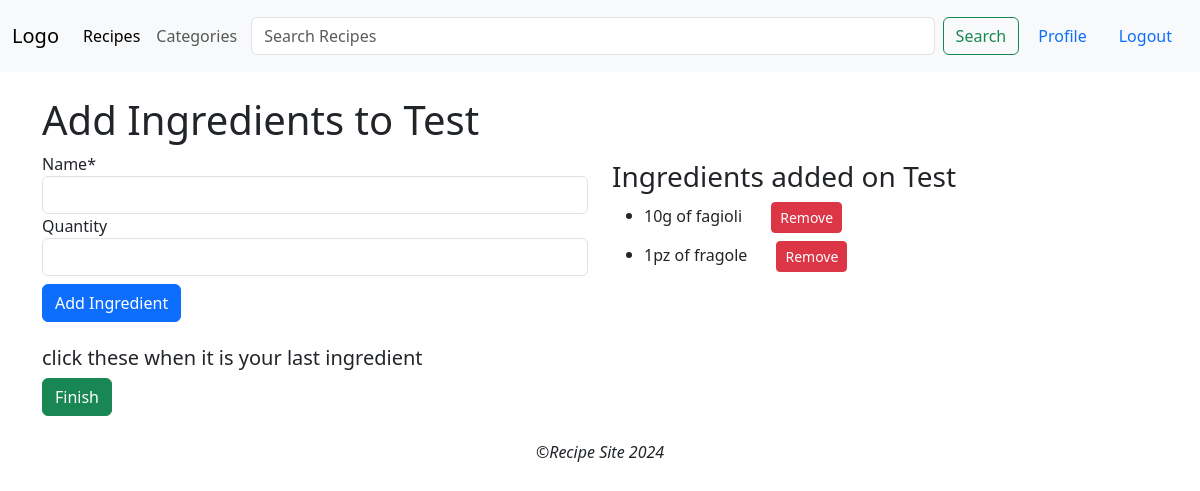
The page /recipes/create/ingredients/9 (signed in) on the database as committed earlier.
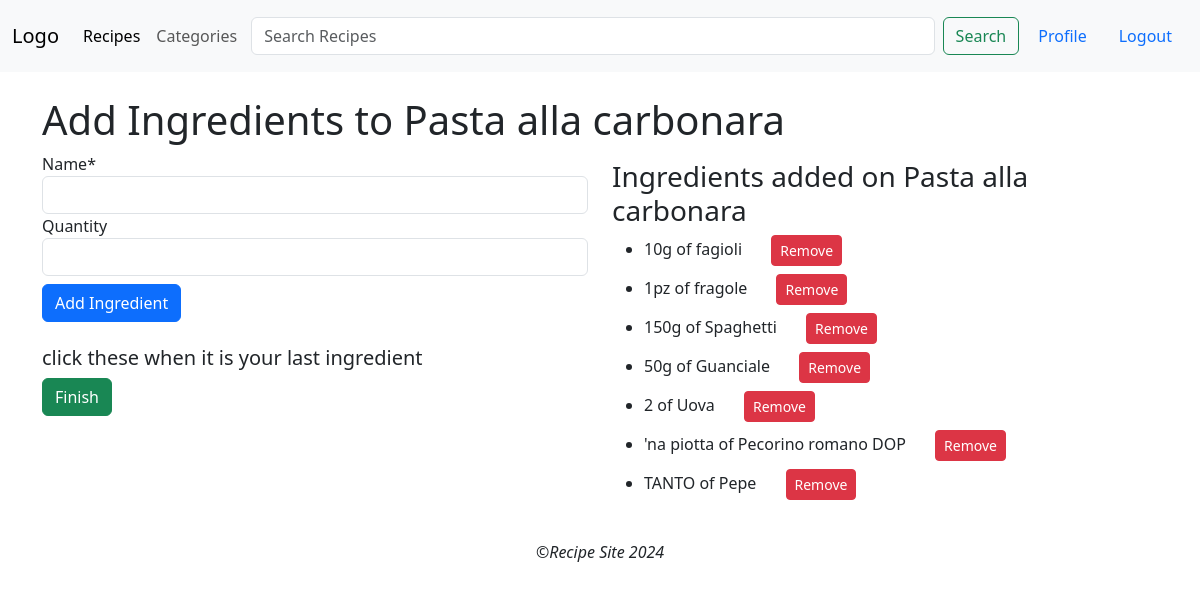
The same page on the database as committed later.
### recipes/models.py (models this page shows, shortened)
class Recipe(models.Model):
    DIFFICULTY_LEVELS = [
        (1, 'Very Easy'),
        (2, 'Easy'),
        (3, 'Medium'),
        (4, 'Hard'),
        (5, 'Very Hard'),
    ]
    image = models.ImageField(default='default.jpg', upload_to='recipesPics')
    title = models.CharField(max_length=100)
    description = models.TextField()
    content = models.TextField()
    date_posted = models.DateTimeField(default=timezone.now)
    author = models.ForeignKey(User, on_delete=models.CASCADE)
    difficulty = models.IntegerField(choices=DIFFICULTY_LEVELS, default=3)
    portions = models.IntegerField()
    cooking_time = models.IntegerField()
    ingredients = models.ManyToManyField(Ingredient, related_name='recipes')
    slug = models.SlugField(max_length=100, unique=True, blank=True)
    category = ManyToManyField(Category)
    likes = models.ManyToManyField(User, related_name='likes', blank=True)

class Ingredient(models.Model):
    recipe = models.ForeignKey('Recipe', on_delete=models.CASCADE, null=True)
    name = models.CharField(max_length=250)
    quantity = models.CharField(max_length=250, blank=True, null=True)
    class Meta:
        app_label = 'recipes'

### recipes/views.py (the view, shortened to what this page needs)
# urls.py: path('recipes/create/ingredients/<int:pk>', CreateIngredientView.as_view(), name='recipesCreateIngredient'),
class CreateIngredientView(LoginRequiredMixin, CreateView):
    model = Ingredient
    form_class = IngredientForm
    template_name = 'recipes/addIngredients.html'
    def dispatch(self, *args, **kwargs):  # per ulteriore controllo  verifica se esiste una ricetta con il pk fornito
        self.recipe = get_object_or_404(Recipe, pk=self.kwargs['pk'])
        if self.recipe.author != self.request.user:
            messages.error(self.request, 'You do not have permission to add ingredients.')
            return redirect('home')  # Redirect to some error page or login page
        return super().dispatch(*args, **kwargs)
    def get_context_data(self, **kwargs):  # Passa la ricetta al contesto del template in modo che possa essere
        context = super().get_context_data(**kwargs)
        context['recipe'] = self.recipe
        context['ingredients'] = Ingredient.objects.filter(recipe=self.recipe)
        return context

### recipes/forms.py
class IngredientForm(forms.ModelForm):
    class Meta:
        model = Ingredient
        fields = ['name', 'quantity']

### templates/recipes/addIngredients.html (shortened to what this page needs)
{% extends 'recipes/base.html' %}
{% load static %}
{% load crispy_forms_filters %}
{% load crispy_forms_tags %}
{% block content %}
<h1>Add Ingredients to {{ recipe.title }}</h1>
    <div class="row">
        <div class="col-6 formPlace">
            <form action="{% url 'recipesCreateIngredient' pk=recipe.pk %}" method="post">
                {{ form|crispy }}
                <button class="mt-2 btn btn-primary" type="submit">Add Ingredient</button>
                <div class="mt-4">
                    <h5> click these when it is your last ingredient</h5>
                    <button class=" btn btn-success" type="submit" name="finish">Finish</button>
                </div>
            </form>
        </div>
    <div class="col-6 mt-2 ingredientsContainer">
        <h3>Ingredients added on {{ recipe.title }}</h3>
        <ul>
            {% for ingredient in ingredients %}
            	<li class="mt-2">
                    {{ ingredient.quantity }} of {{ ingredient.name }} <a class="btn btn-danger btn-sm" style="margin-left: 25px" href={% url 'recipesDeleteIngredient' pk=ingredient.pk %}> Remove </a>
                </li>
            {% endfor %}
        </ul>
    </div>
    </div>
{% endblock content %}

Rows that differ between the two databases and show on the page:
changed Recipe: title "Test" → "Pasta alla carbonara"
added Ingredient: quantity "150g", name "Spaghetti"
added Ingredient: quantity "50g", name "Guanciale"
added Ingredient: quantity "2", name "Uova"
added Ingredient: quantity "'na piotta", name "Pecorino romano DOP"
added Ingredient: quantity "TANTO", name "Pepe"
